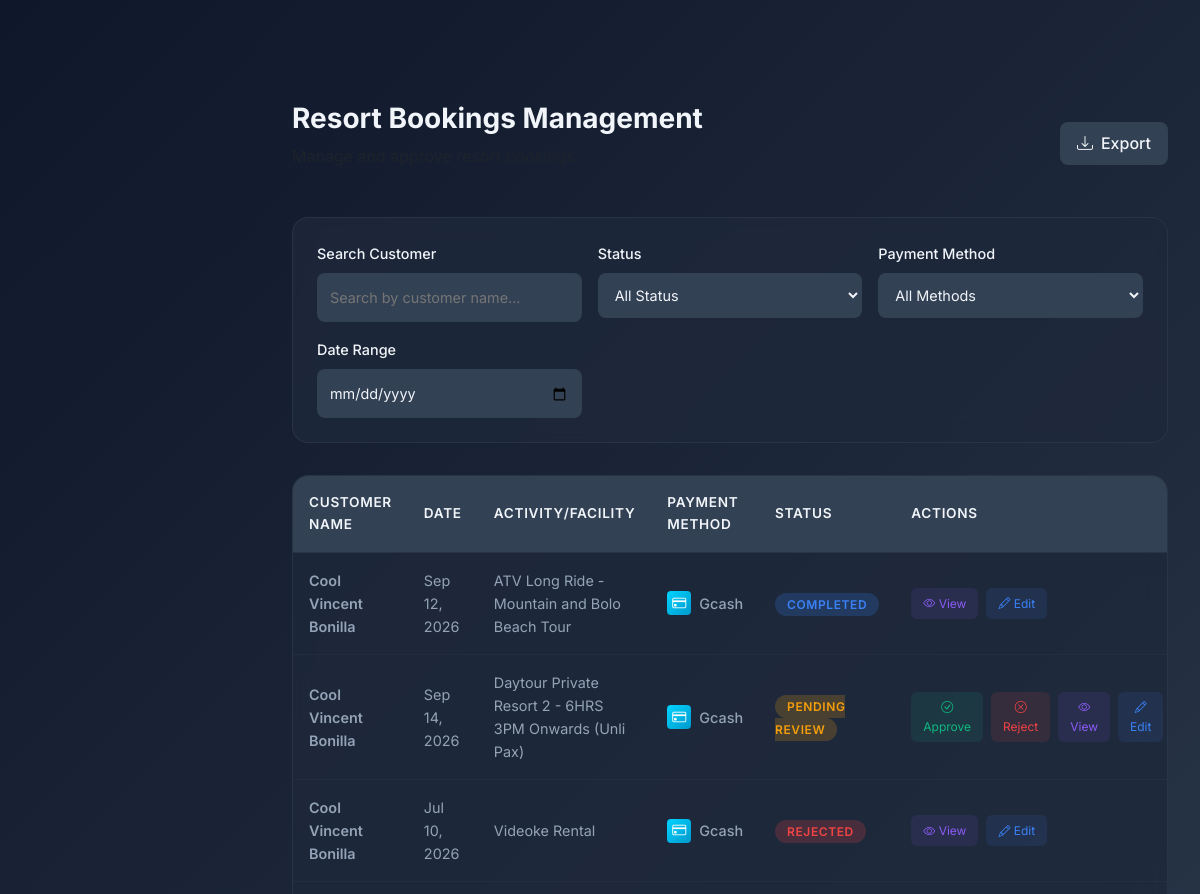
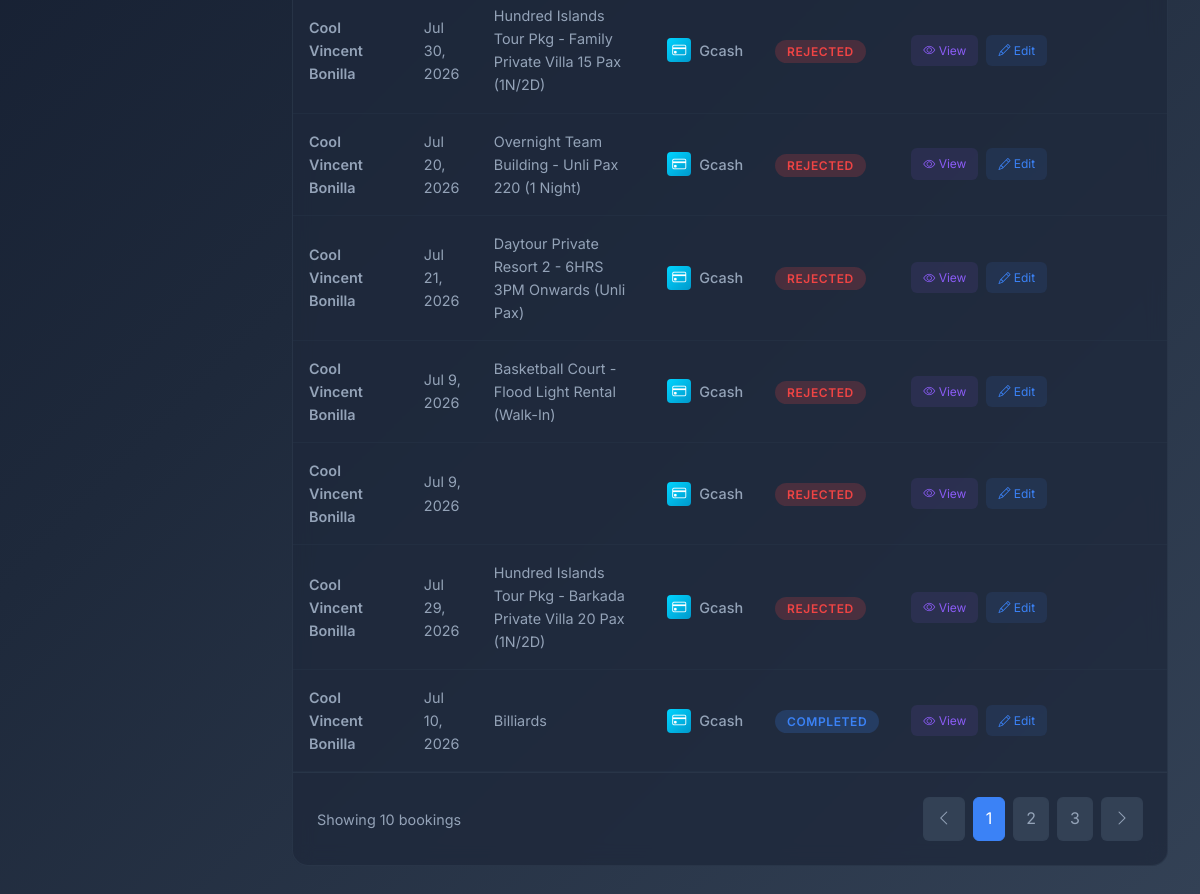
The page /archive/bookings_orig.php (signed in) on the database as committed earlier (2 pictures, top to bottom).
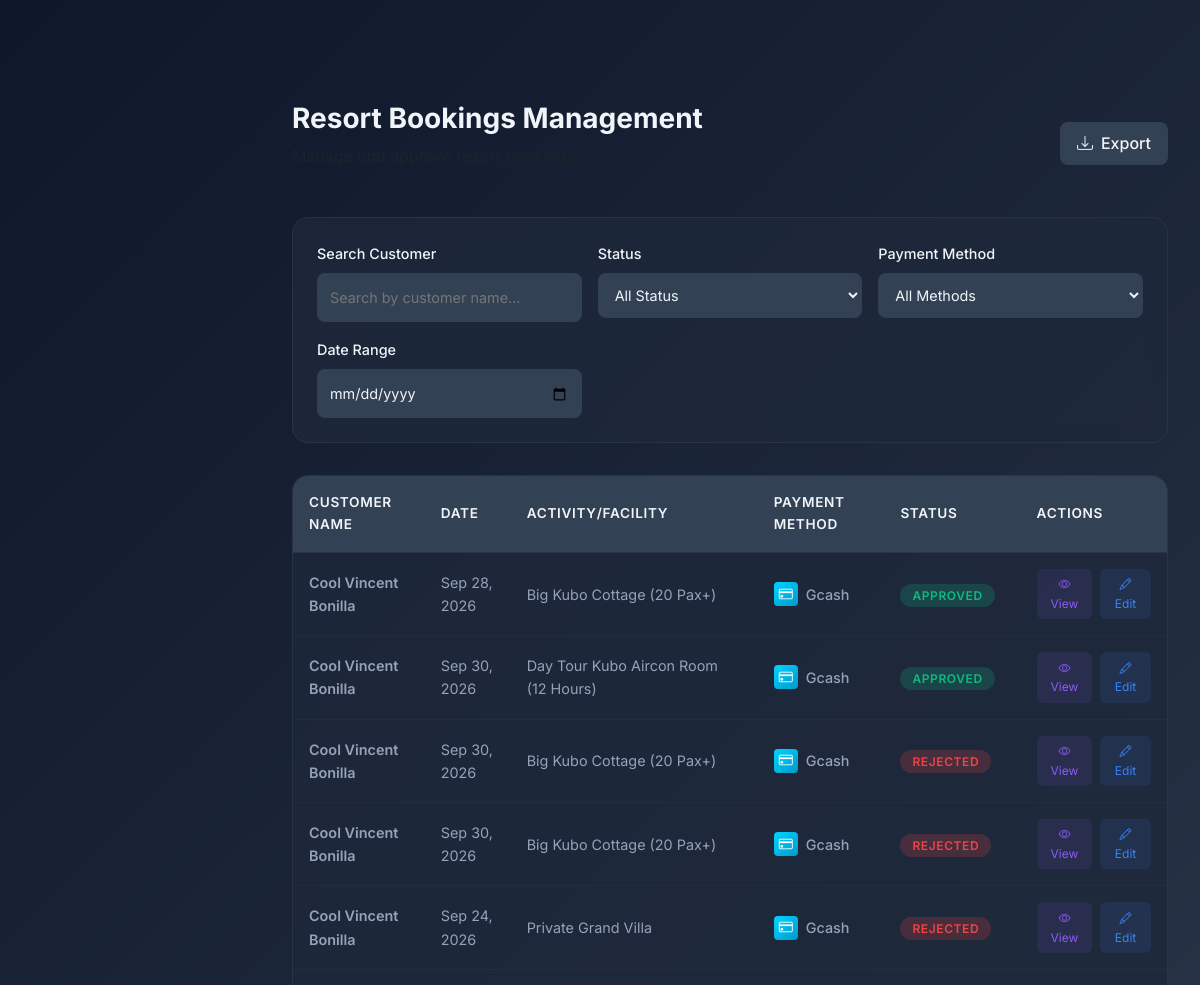
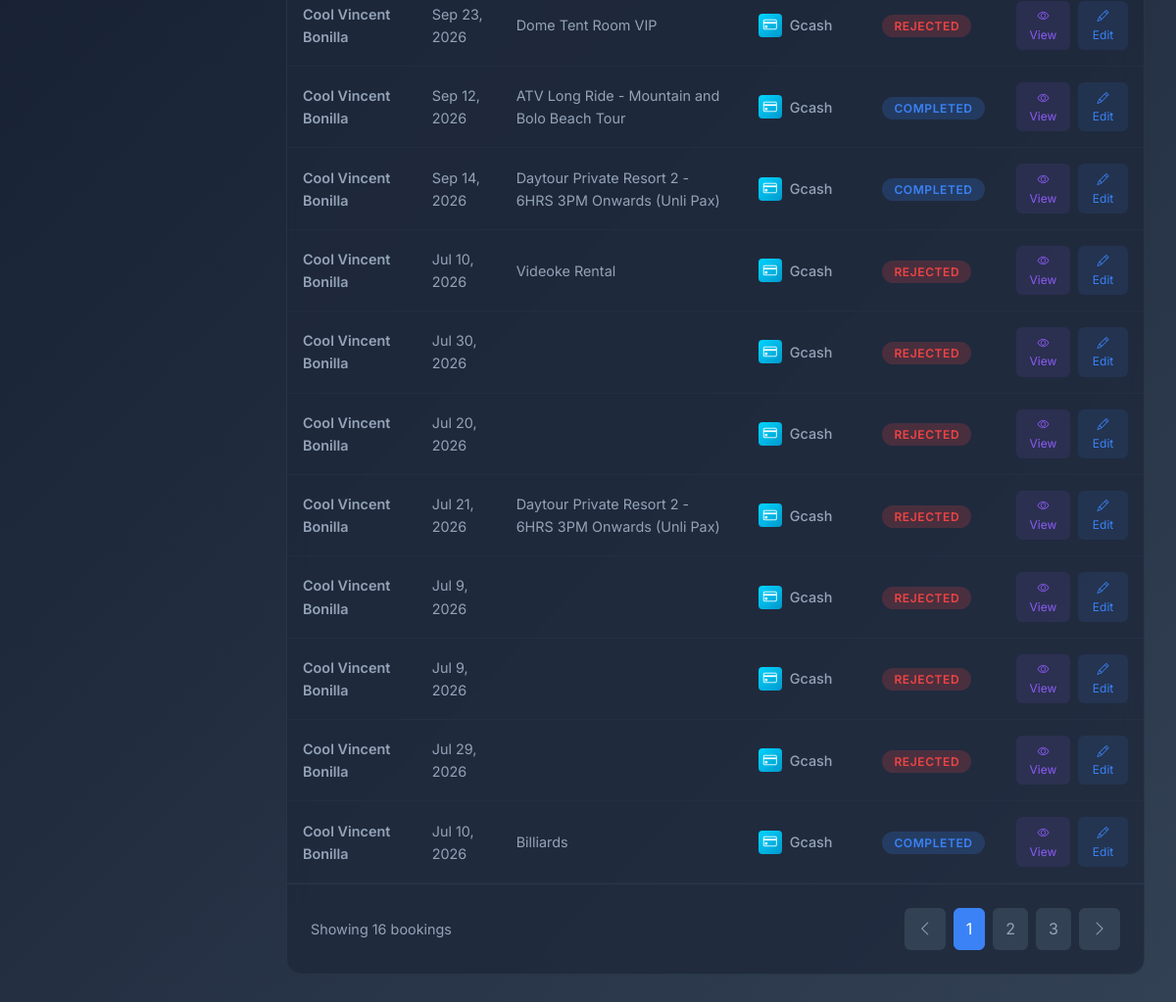
The same page on the database as committed later (2 pictures, top to bottom).
### tables this page shows
CREATE TABLE `bookings` (
  `id` int(11) NOT NULL,
  `booking_reference` varchar(20) NOT NULL,
  `user_id` int(11) DEFAULT NULL,
  `booking_type` enum('activity','accommodation','bundle') NOT NULL,
  `activity_id` int(11) DEFAULT NULL,
  `accommodation_id` int(11) DEFAULT NULL,
  `bundle_id` int(11) DEFAULT NULL,
  `status_id` int(11) NOT NULL DEFAULT 1,
  `full_name` varchar(255) NOT NULL,
  `email` varchar(255) NOT NULL,
  `phone_number` varchar(20) NOT NULL,
  `check_in_date` date NOT NULL,
  `check_in_time` time DEFAULT NULL,
  `check_out_date` date DEFAULT NULL,
  `check_out_time` time DEFAULT NULL,
  `number_of_days` int(11) DEFAULT NULL,
  `number_of_guests` int(11) NOT NULL DEFAULT 1,
  `special_requests` text DEFAULT NULL,
  `total_amount` decimal(10,2) NOT NULL,
  `payment_status` enum('pending','paid','refunded') DEFAULT 'pending',
  `payment_method` varchar(50) DEFAULT 'gcash',
  `booking_source` enum('online','walk_in') NOT NULL DEFAULT 'online',
  `guest_name` varchar(255) DEFAULT NULL,
  `guest_contact` varchar(30) DEFAULT NULL,
  `created_at` timestamp NOT NULL DEFAULT current_timestamp(),
  `updated_at` timestamp NOT NULL DEFAULT current_timestamp() ON UPDATE current_timestamp(),
  `payment_proof` varchar(500) DEFAULT NULL,
  `expires_at` datetime DEFAULT NULL
);

CREATE TABLE `booking_status` (
  `id` int(11) NOT NULL,
  `name` varchar(50) NOT NULL,
  `description` text DEFAULT NULL,
  `color` varchar(20) DEFAULT NULL,
  `is_active` tinyint(1) DEFAULT 1,
  `created_at` timestamp NOT NULL DEFAULT current_timestamp()
);

### archive/bookings_orig.php (the view, shortened to what the changed rows need)
<?php
global $conn;
$query = "
    SELECT
        b.id,
        b.booking_reference,
        b.booking_type,
        b.activity_id,
        b.accommodation_id,
        b.bundle_id,
        b.user_id,
        b.full_name,
        b.email,
        b.phone_number,
        b.check_in_date,
        b.check_in_time,
        b.check_out_date,
        b.check_out_time,
        b.number_of_days,
        b.number_of_guests,
        b.special_requests,
        b.total_amount,
        b.payment_status,
        b.payment_method,
        b.created_at,
        bs.name as status_name,
        bs.description as status_description,
        bs.color as status_color,
        CONCAT(u.first_name, ' ', COALESCE(u.middle_name, ''), ' ', u.last_name) as user_name,
        u.email as user_email,
        u.phone_number as user_phone,
        CASE
            WHEN b.booking_type = 'activity' THEN a.name
            WHEN b.booking_type = 'accommodation' THEN acc.name
            WHEN b.booking_type = 'bundle' THEN bun.name
            ELSE acc.name
        END as item_name,
        CASE
            WHEN b.booking_type = 'activity' THEN 'bi-activity'
            ELSE NULL
        END as item_icon,
        pr.file_path as receipt_path
    FROM bookings b
    LEFT JOIN booking_status bs ON b.status_id = bs.id
    LEFT JOIN users u ON b.user_id = u.id
    LEFT JOIN activities a ON b.activity_id = a.id
    LEFT JOIN accommodations acc ON b.accommodation_id = acc.id
    LEFT JOIN bundles bun ON b.bundle_id = bun.id
    LEFT JOIN payment_receipts pr ON b.id = pr.booking_id
    WHERE 1=1
";
$query .= " ORDER BY b.created_at DESC";
$stmt = $conn->prepare($query);
$stmt->execute();
$result = $stmt->get_result();
$bookings = [];
while ($row = $result->fetch_assoc()) {
    $bookings[] = $row;
}
?>
<!DOCTYPE html>
<html lang="en">
<head>
    <link href="https://cdn.jsdelivr.net/npm/bootstrap@5.3.0/dist/css/bootstrap.min.css" rel="stylesheet">
    <link rel="stylesheet" href="https://cdn.jsdelivr.net/npm/bootstrap-icons@1.11.0/font/bootstrap-icons.css">
    <link rel="stylesheet" href="components/sidebar.css">
    <link rel="stylesheet" href="components/navbar.css">
</head>
<body>
    <div class="main-content">
        <div class="page-header">
            <div>
                <h1 class="page-title">Resort Bookings Management</h1>
            </div>
        </div>
        <div class="bookings-card">
            <table class="table-modern">
                <thead>
                    <tr>
                        <th>Customer Name</th>
                        <th>Date</th>
                        <th>Activity/Facility</th>
                        <th>Payment Method</th>
                        <th>Status</th>
                        <th>Actions</th>
                    </tr>
                </thead>
                <tbody id="bookingsTableBody">
                    <?php if (count($bookings) > 0): ?>
                        <?php foreach ($bookings as $booking): ?>
                            <tr data-booking-id="<?php echo $booking['id']; ?>">
                                <td class="customer-name"><?php echo htmlspecialchars($booking['full_name']); ?></td>
                                <td><?php echo date('M j, Y', strtotime($booking['check_in_date'])); ?></td>
                                <td><?php echo htmlspecialchars($booking['item_name']); ?></td>
                                <td>
                                    <div class="payment-method">
                                        <div class="payment-icon <?php echo strtolower($booking['payment_method']); ?>-icon">
                                            <i class="bi bi-<?php echo $booking['payment_method'] === 'gcash' ? 'credit-card' : 'cash'; ?>"></i>
                                        </div>
                                        <span><?php echo ucfirst($booking['payment_method']); ?></span>
                                    </div>
                                </td>
                                <td><span class="status-badge status-<?php echo $booking['status_name']; ?>"><?php echo ucfirst(str_replace('_', ' ', $booking['status_name'])); ?></span></td>
                                <td>
                                    <div class="action-buttons">
                                        <?php if ($booking['status_name'] === 'pending_review'): ?>
                                            <button class="btn-action btn-approve" onclick="approveBooking(<?php echo $booking['id']; ?>)">
                                                <i class="bi bi-check-circle"></i>
                                                Approve
                                            </button>
                                            <button class="btn-action btn-reject" onclick="rejectBooking(<?php echo $booking['id']; ?>)">
                                                <i class="bi bi-x-circle"></i>
                                                Reject
                                            </button>
                                        <?php endif; ?>
                                        <button class="btn-action btn-view" onclick="viewBooking(<?php echo $booking['id']; ?>)">
                                            <i class="bi bi-eye"></i>
                                            View
                                        </button>
                                        <button class="btn-action btn-edit" onclick="editBooking(<?php echo $booking['id']; ?>)">
                                            <i class="bi bi-pencil"></i>
                                            Edit
                                        </button>
                                    </div>
                                </td>
                            </tr>
                        <?php endforeach; ?>
                    <?php endif; ?>
                </tbody>
            </table>
            <div class="pagination-section">
                <div class="pagination-info">
                    Showing <?php echo count($bookings); ?> bookings
                </div>
                <div class="pagination-controls">
                    <button class="page-btn">
                    </button>
                    <button class="page-btn active">1</button>
                    <button class="page-btn">2</button>
                    <button class="page-btn">3</button>
                    <button class="page-btn">
                    </button>
                </div>
            </div>
        </div>
    </div>
</body>
</html>

Rows that differ between the two databases and show on the page:
added bookings: full_name "Cool Vincent Bonilla", check_in_date "Sep 28, 2026", item_name "Big Kubo Cottage (20 Pax+)", payment_method "Gcash", status.name "APPROVED"
added bookings: full_name "Cool Vincent Bonilla", check_in_date "Sep 30, 2026", item_name "Day Tour Kubo Aircon Room (12 Hours)", payment_method "Gcash", status.name "APPROVED"
added bookings: full_name "Cool Vincent Bonilla", check_in_date "Sep 30, 2026", item_name "Big Kubo Cottage (20 Pax+)", payment_method "Gcash", status.name "REJECTED"
added bookings: full_name "Cool Vincent Bonilla", check_in_date "Sep 30, 2026", item_name "Big Kubo Cottage (20 Pax+)", payment_method "Gcash", status.name "REJECTED"
added bookings: full_name "Cool Vincent Bonilla", check_in_date "Sep 24, 2026", item_name "Private Grand Villa", payment_method "Gcash", status.name "REJECTED"
added bookings: full_name "Cool Vincent Bonilla", check_in_date "Sep 23, 2026", item_name "Dome Tent Room VIP", payment_method "Gcash", status.name "REJECTED"
changed bookings "Sep 14, 2026": status_id 1 → 4 (drawn); status.name "PENDING REVIEW" → "COMPLETED"; no longer shows "Approve Reject"
changed bookings "Jul 30, 2026": item_name "Hundred Islands Tour Pkg - Family Private Villa 15 Pax (1N/2D)" → (not shown)
changed bookings "Jul 20, 2026": item_name "Overnight Team Building - Unli Pax 220 (1 Night)" → (not shown)
changed bookings (number 13 of 16 on the later page): item_name "Basketball Court - Flood Light Rental (Walk-In)" → (not shown)
changed bookings "Jul 29, 2026": item_name "Hundred Islands Tour Pkg - Barkada Private Villa 20 Pax (1N/2D)" → (not shown)
Other text that changed with them:
count($bookings): "10" → "16"
